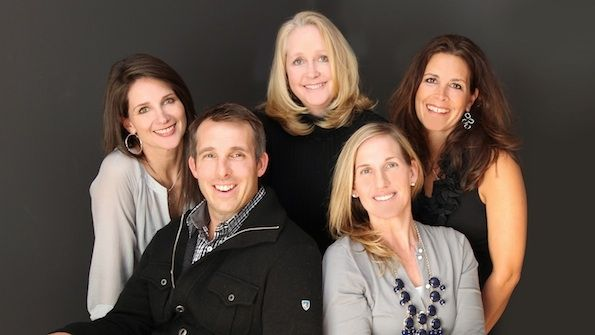
#> input picture nine.jpg, 595 x 335 px, given in place of ayush.mp4, which was not available
$ python video.py
#> lines starting #> are read from the running program, lines starting #| are printed output that depends on the picture; after the words box and inside, x2 and y2 are one past the last pixel; in counts of white or black regions, pixels touching at a corner belong together; pictures that were not available may be replaced by others from this repository, and a replacement may not be noted
import cv2
#dataset load
trainedData=cv2.CascadeClassifier('Face.xml')
#start the webcam
cam=cv2.VideoCapture('ayush.mp4')
while True:
    success,frame=cam.read()
#> frame is the input picture: shape (335, 595, 3); mean B, G, R 72.2, 81.6, 96.2

    #Conversion to greyscale bcz open cv works only on greyscale
    greyimg=cv2.cvtColor(frame,cv2.COLOR_BGR2GRAY)
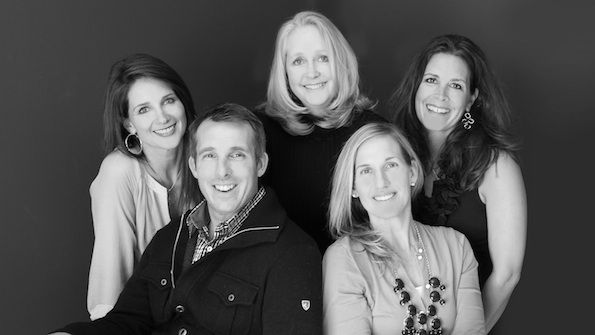
#> greyimg: shape (335, 595); min 0, max 255, mean 84.9

    #detect faces
    faceCoordinates=trainedData.detectMultiScale(greyimg)
#> faceCoordinates = [[276, 32, 70, 70], [411, 58, 66, 66], [341, 139, 75, 75], [121, 79, 70, 70], [184, 124, 79, 79]]


    for x,y,w,h in faceCoordinates:
        cv2.rectangle(frame,(x,y),(x+w,y+h),(0,0,255),2)
#> this loop made 5 passes
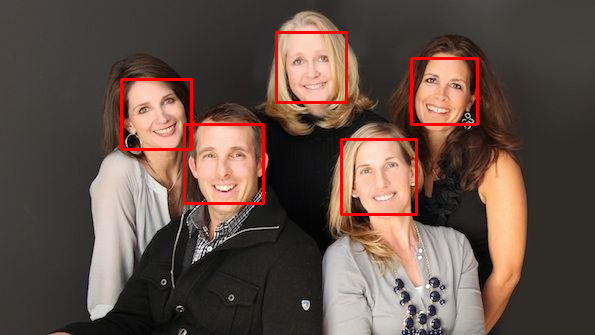
#> frame: shape (335, 595, 3); 2.15% of pixels changed, all inside (x1, y1, x2, y2) = (120, 31, 479, 216)

    #resizing the image
    frame=cv2.resize(frame,(700,600))
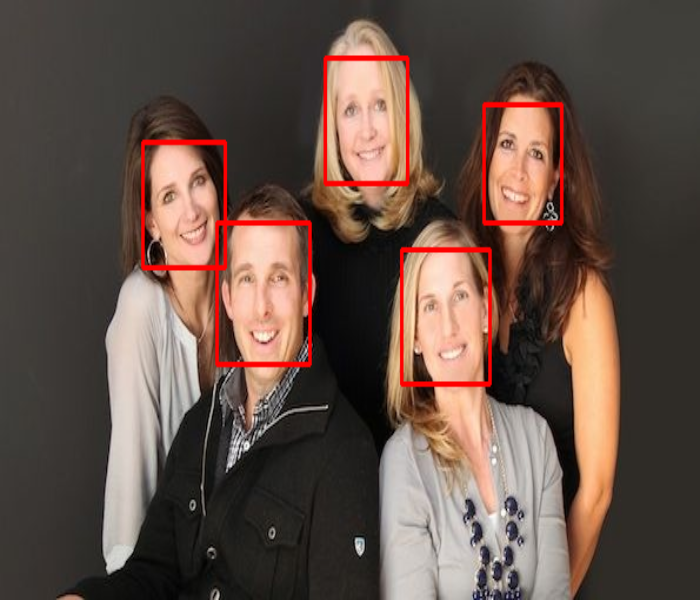
#> frame: shape (600, 700, 3); mean B, G, R 70.4, 79.4, 98.8

    #display image
    cv2.imshow('video',frame)


    #pause execution of the program until a key is pressed
    key=cv2.waitKey(1)
#> (key Esc is pressed here)
    if(key==81 or key==113):
        break
cam.release()
print('End of program')
'''
#resizing the image
img=cv2.resize(img,(700,700))


'''

$ run again, on six.jpg
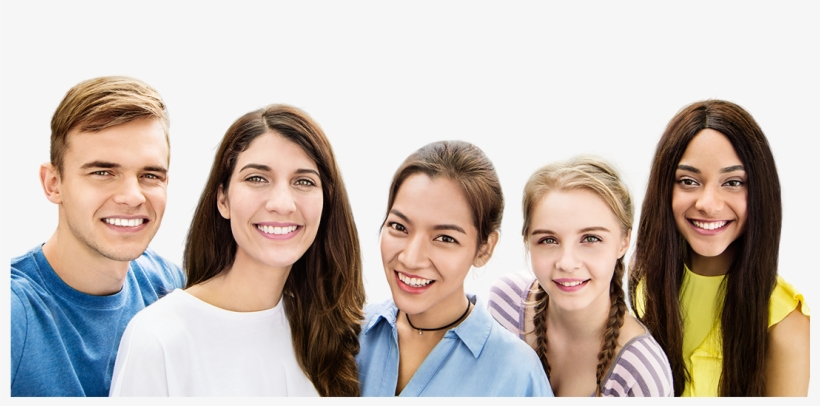
#> input picture six.jpg, 820 x 406 px, given in place of ayush.mp4, which was not available
#> frame is the input picture: shape (406, 820, 3); mean B, G, R 176.9, 183.9, 194.5
#> `greyimg=cv2.cvtColor(frame,cv2.COLOR_BGR2GRAY)`:
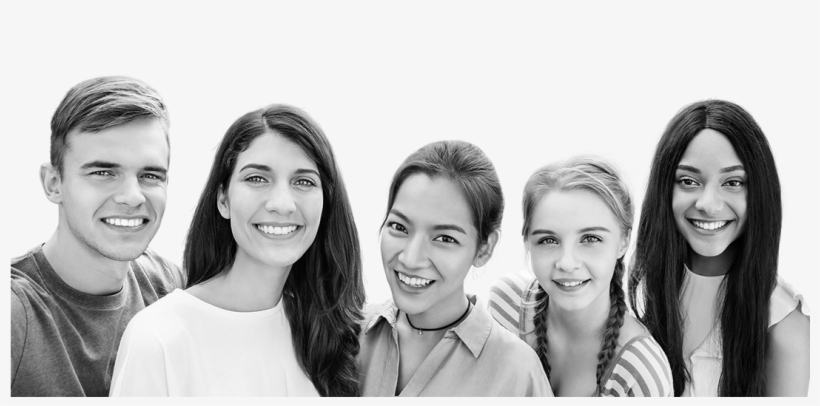
#> greyimg: shape (406, 820); min 1, max 253, mean 186.3
#> faceCoordinates = [[539, 299, 85, 85], [217, 134, 119, 119], [654, 141, 107, 107], [60, 120, 139, 139], [359, 185, 123, 123], [510, 193, 120, 120]]
#> the loop `for x,y,w,h in faceCoordinates:` made 6 passes
#> `frame=cv2.resize(frame,(700,600))`:
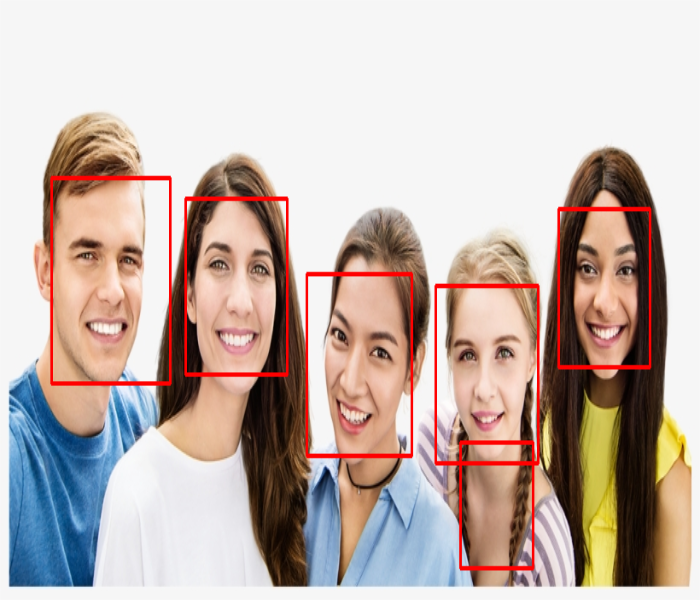
#> frame: shape (600, 700, 3); mean B, G, R 173.9, 180.5, 196.9
